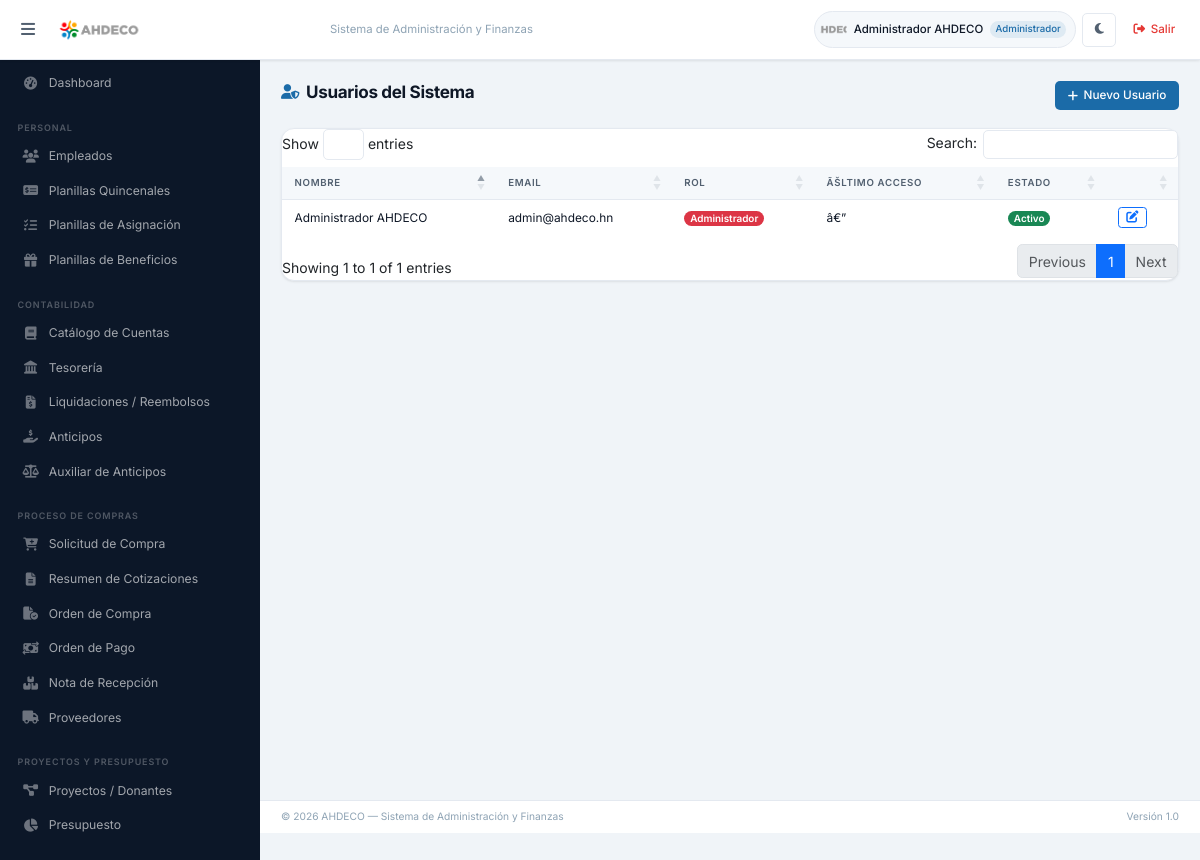
/usuarios.php (signed in), run on the app's committed database.
### tables this page shows
CREATE TABLE usuarios (
    id INT AUTO_INCREMENT PRIMARY KEY,
    nombre VARCHAR(100) NOT NULL,
    email VARCHAR(150) UNIQUE NOT NULL,
    password VARCHAR(255) NOT NULL,
    rol ENUM('admin','contador','asistente','visualizador') DEFAULT 'asistente',
    activo TINYINT(1) DEFAULT 1,
    ultimo_acceso DATETIME,
    created_at TIMESTAMP DEFAULT CURRENT_TIMESTAMP
);

### config/auth.php (called while the page is built, shortened)
<?php
function rolLabel(string $rol): string {
    return ROLES[$rol] ?? ucfirst($rol);
}
function currentUser() {
    return [
        'id'     => $_SESSION['usuario_id'] ?? null,
        'nombre' => $_SESSION['usuario_nombre'] ?? '',
        'rol'    => $_SESSION['usuario_rol'] ?? '',
        'email'  => $_SESSION['usuario_email'] ?? '',
        'foto'   => $_SESSION['usuario_foto']  ?? '',
    ];
}

### usuarios.php (the view, shortened to what this page needs)
<?php
require_once __DIR__ . '/config/db.php';
require_once __DIR__ . '/config/auth.php';
$usuarios = $pdo->query("SELECT * FROM usuarios ORDER BY nombre")->fetchAll();
include __DIR__ . '/includes/header.php';
?>
<div class="page-header">
  <h1><i class="fas fa-user-shield"></i> Usuarios del Sistema</h1>
  <button class="btn-ahdeco" data-bs-toggle="modal" data-bs-target="#modal-user"><i class="fas fa-plus"></i> Nuevo Usuario</button>
</div>
<div class="card"><div class="card-body p-0">
  <table id="tbl-usr" class="table-ahdeco w-100">
    <thead><tr><th>Nombre</th><th>Email</th><th>Rol</th><th>Ãšltimo Acceso</th><th>Estado</th><th></th></tr></thead>
    <tbody>
      <?php foreach($usuarios as $u): ?>
      <tr>
        <td><?= htmlspecialchars($u['nombre']) ?></td>
        <td><?= htmlspecialchars($u['email']) ?></td>
        <td><span class="badge bg-<?= ['admin'=>'danger','contador'=>'primary','compras'=>'warning'][$u['rol']] ?? 'secondary' ?>"><?= htmlspecialchars(rolLabel($u['rol'])) ?></span></td>
        <td><?= $u['ultimo_acceso']?date('d/m/Y H:i',strtotime($u['ultimo_acceso'])):'â€”' ?></td>
        <td><?= $u['activo']?'<span class="badge bg-success">Activo</span>':'<span class="badge bg-danger">Inactivo</span>' ?></td>
        <td><button class="btn btn-sm btn-outline-primary py-0 px-2" onclick='editUser(<?= json_encode(['id'=>$u['id'],'nombre'=>$u['nombre'],'email'=>$u['email'],'rol'=>$u['rol'],'activo'=>$u['activo']]) ?>)'><i class="fas fa-edit"></i></button></td>
      </tr>
      <?php endforeach; ?>
    </tbody>
  </table>
</div></div>
<?php
include __DIR__ . '/includes/footer.php';
?>

### includes/header.php (shortened to what this page needs)
<?php
$user = currentUser();
$_avatarFoto = $user['foto'] ? BASE_URL . $user['foto'] : '';
?>
<!DOCTYPE html>
<html lang="es">
<head>
  <link rel="stylesheet" href="https://cdnjs.cloudflare.com/ajax/libs/font-awesome/6.5.0/css/all.min.css">
  <link rel="stylesheet" href="https://cdn.datatables.net/1.13.7/css/dataTables.bootstrap5.min.css">
  <link rel="stylesheet" href="https://cdn.jsdelivr.net/npm/bootstrap@5.3.2/dist/css/bootstrap.min.css">
  <link rel="stylesheet" href="https://cdn.jsdelivr.net/npm/flatpickr/dist/flatpickr.min.css">
  <link rel="stylesheet" href="https://cdn.jsdelivr.net/npm/select2@4.1.0-rc.0/dist/css/select2.min.css">
  <link rel="stylesheet" href="https://cdn.jsdelivr.net/npm/select2-bootstrap-5-theme@1.3.0/dist/select2-bootstrap-5-theme.min.css">
  <link rel="stylesheet" href="<?= BASE_URL ?>assets/css/ahdeco.css">
</head>
<body>
<nav id="topbar">
  <button class="btn-hamburger" id="btn-toggle-sidebar" title="Menú">
    <i class="fas fa-bars"></i>
  </button>
  <div class="brand">
    <img src="<?= BASE_URL ?>assets/images/logo2.png" alt="AHDECO">
  </div>
  <span class="topbar-title">Sistema de Administración y Finanzas</span>
  <div class="topbar-right">
    <a href="<?= BASE_URL ?>perfil.php" class="topbar-user d-none d-md-flex" style="text-decoration:none;color:inherit">
      <div class="avatar" style="background:none;padding:0;overflow:hidden;flex-shrink:0">
        <img src="<?= $_avatarFoto ?: BASE_URL . 'assets/images/logo2.png' ?>"
             alt=""
             style="width:27px;height:27px;object-fit:cover;border-radius:50%;display:block;">
      </div>
      <span><?= htmlspecialchars($user['nombre']) ?></span>
      <span class="topbar-role"><?= htmlspecialchars(rolLabel($user['rol'])) ?></span>
    </a>
    <button id="btn-theme" onclick="toggleTheme()" title="Cambiar tema">
      <i class="fas fa-moon" id="theme-icon"></i>
    </button>
    <a href="<?= BASE_URL ?>logout.php" class="btn-logout" title="Cerrar sesión">
      <i class="fas fa-sign-out-alt"></i> <span class="d-none d-md-inline">Salir</span>
    </a>
  </div>
</nav>
<?php include __DIR__ . '/sidebar.php'; ?>
<main id="main-content">

### data on the page
usuarios: nombre "Administrador AHDECO", rol "Administrador", email "admin@ahdeco.hn", shows "â€”", activo "Activo"

### other printed values
$title "PERSONAL CONTABILIDAD PROCESO DE COMPRAS PROYECTOS Y PRESUPUESTO"
